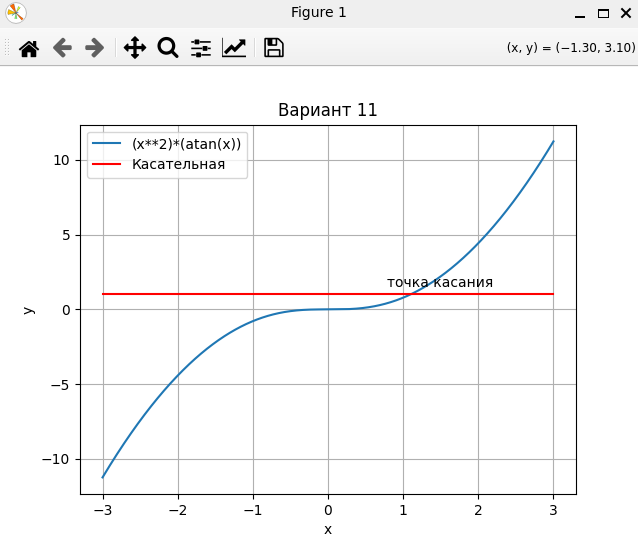

Source code (Python):
import matplotlib.pyplot as plt
import numpy as np
from math import *

def f(x):
    return (x**2)*(atan(x)) #задала функцию

x = np.linspace(-3, 3, 1000) #список точек от -3 до 3 (1000 точек)
y1 = [f(i) for i in x] #список точек функции из варианта
y2 = [1 for i in x] #касательная в точке 0

plt.title('Вариант 11') #заголовок
plt.xlabel('x') #ось абцисс
plt.ylabel('y') #ось ординат
plt.grid() #включение сетки
plt.plot(x, y1, label='(x**2)*(atan(x))') #построение функции
plt.plot(x, y2, 'r', label='Касательная') #построение касательной
plt.text(0.785, 1.5, 'точка касания') #аннотация
plt.legend() #легенда
plt.show()
